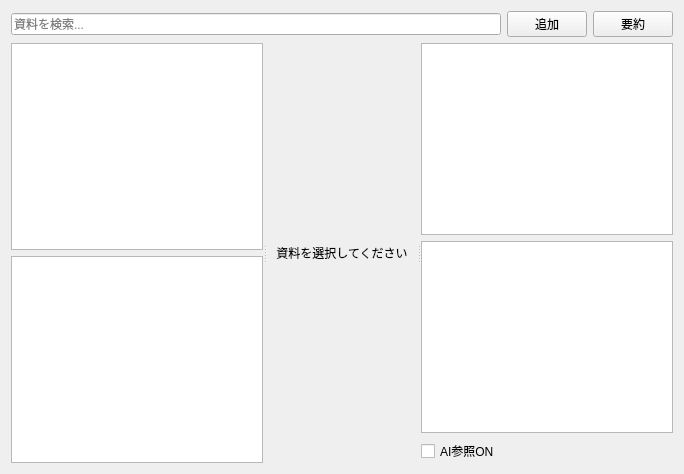
<?xml version="1.0" encoding="UTF-8"?>
<ui version="4.0">
 <class>KnowledgeWorkspace</class>
 <widget class="QWidget" name="knowledgeWorkspace"><layout class="QVBoxLayout" name="verticalLayout_knowledge"><item><layout class="QHBoxLayout" name="horizontalLayout_knowledgeTop"><item><widget class="QLineEdit" name="knowledgeSearchEdit"><property name="placeholderText"><string>資料を検索...</string></property></widget></item><item><widget class="QPushButton" name="knowledgeAddButton"><property name="text"><string>追加</string></property></widget></item><item><widget class="QPushButton" name="knowledgeSummarizeButton"><property name="text"><string>要約</string></property></widget></item></layout></item><item><widget class="QSplitter" name="knowledgeSplitter"><property name="orientation"><enum>Qt::Horizontal</enum></property><widget class="QWidget" name="knowledgeListPanel"><layout class="QVBoxLayout" name="verticalLayout_knowledgeList"><item><widget class="QTreeView" name="knowledgeTreeView"/></item><item><widget class="QListView" name="knowledgeDocumentList"/></item></layout></widget><widget class="QStackedWidget" name="knowledgeEditorStack"><widget class="QWidget" name="knowledgeEmptyPage"><layout class="QVBoxLayout" name="verticalLayout_knowledgeEmpty"><item><widget class="QLabel" name="knowledgeEmptyLabel"><property name="alignment"><set>Qt::AlignCenter</set></property><property name="text"><string>資料を選択してください</string></property></widget></item></layout></widget></widget><widget class="QWidget" name="knowledgeInfoPanel"><layout class="QVBoxLayout" name="verticalLayout_knowledgeInfo"><item><widget class="QListWidget" name="knowledgeTagList"/></item><item><widget class="QTextBrowser" name="knowledgeSummaryView"/></item><item><widget class="QCheckBox" name="knowledgeReferenceToggle"><property name="text"><string>AI参照ON</string></property></widget></item></layout></widget></widget></item></layout></widget>
 <resources/>
 <connections/>
</ui>
